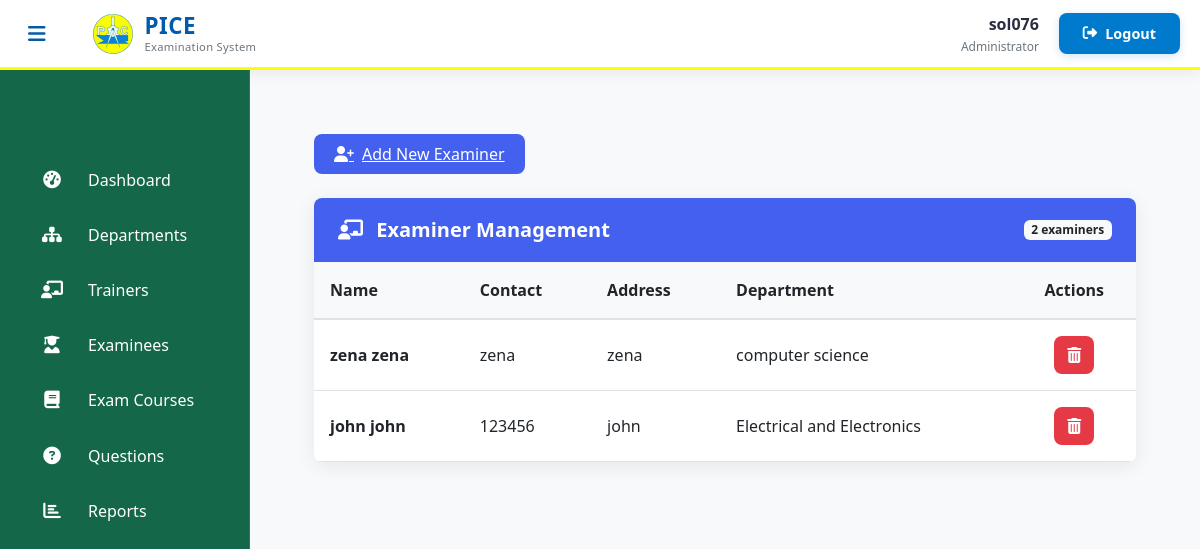
/admin-view-teacher (signed in), run on the app's committed database.
### teacher/models.py (models this page shows, shortened)
class Teacher(models.Model):
    user = models.OneToOneField(User, on_delete=models.CASCADE)
    address = models.CharField(max_length=40)
    mobile = models.CharField(max_length=20, null=False)
    status = models.BooleanField(default=True)
    salary = models.PositiveIntegerField(null=True)
    department = models.ForeignKey(
        'exam.Department',
        on_delete=models.SET_NULL,
        null=True,
        blank=False,
        related_name='teachers'
    )
    @property
    def get_name(self):
        return self.user.first_name+" "+self.user.last_name

### exam/models.py (models this page shows)
class Department(models.Model):
   department_name = models.CharField(max_length=100, unique=True)
   def __str__(self):
        return self.department_name

### exam/views.py (the view)
# urls.py: path('admin-view-teacher', views.admin_view_teacher_view,name='admin-view-teacher'),
@login_required(login_url='adminlogin')
def admin_view_teacher_view(request):
    teachers= TMODEL.Teacher.objects.all()
    return render(request,'exam/admin_view_teacher.html',{'teachers':teachers})

### templates/exam/admin_view_teacher.html (shortened to what this page needs)
{% extends 'exam/adminbase.html' %}
{% block content %}
{% load static %}
<head>
  <link href="https://cdn.jsdelivr.net/npm/bootstrap@5.3.0/dist/css/bootstrap.min.css" rel="stylesheet">
  <link rel="stylesheet" href="https://cdnjs.cloudflare.com/ajax/libs/font-awesome/6.4.0/css/all.min.css">
</head>
<div class="dashboard-container">
  <a href="{% url 'teacher:teachersignup' %}" class="add-examiner-btn">
    <i class="fas fa-user-plus"></i> Add New Examiner
  </a>
  <div class="card">
    <div class="card-header d-flex justify-content-between align-items-center">
      <h5 class="card-title"><i class="fas fa-chalkboard-teacher me-2"></i> Examiner Management</h5>
      <span class="badge bg-light text-dark">{{ teachers.count }} examiner{{ teachers.count|pluralize }}</span>
    </div>
    <div class="table-responsive">
      <table class="table table-hover align-middle">
        <thead>
          <tr>
            <th>Name</th>
            <th>Contact</th>
            <th>Address</th>
            <th>Department</th>
            <th class="text-center">Actions</th>
          </tr>
        </thead>
        <tbody>
          {% if teachers %}
            {% for t in teachers %}
              <tr>
                <td class="fw-semibold">{{ t.get_name }}</td>
                <td>{{ t.mobile }}</td>
                <td>{{ t.address|truncatechars:30 }}</td>
                <td>{{ t.department|truncatechars:30 }}</td>
                <td>
                  <div class="action-btns">
                    <a href="{% url 'delete-teacher' t.id %}" class="btn btn-delete" title="Delete">
                      <i class="fas fa-trash-alt"></i>
                    </a>
                  </div>
                </td>
              </tr>
            {% endfor %}
          {% endif %}
        </tbody>
      </table>
    </div>
  </div>
</div>
{% endblock content %}

### templates/exam/adminbase.html (shortened to what this page needs)
<!DOCTYPE html>
{% load static %}
<html lang="en" dir="ltr">
<head>
  <link href="https://cdn.jsdelivr.net/npm/bootstrap@5.3.0/dist/css/bootstrap.min.css" rel="stylesheet">
  <link rel="stylesheet" href="https://cdnjs.cloudflare.com/ajax/libs/font-awesome/6.4.0/css/all.min.css">
</head>
<body>
  <header class="admin-header">
    <div class="header-container">
      <div class="header-left">
        <button class="sidebar-toggle" id="sidebarToggle">
          <i class="fas fa-bars"></i>
        </button>
        <div class="brand-logo">
          <img src="/static/image/logo.jpg" alt="PICE Logo" class="header-logo">
          <div class="logo-text">
            <span class="logo-main">PICE</span>
            <span class="logo-sub">Examination System</span>
          </div>
        </div>
      </div>
      <div class="header-right">
        <div class="user-profile">
          <span class="username">{{user.username}}</span>
          <div class="user-role">Administrator</div>
        </div>
        <a href="/logout" class="logout-btn">
          <i class="fas fa-sign-out-alt"></i>
          <span class="logout-text">Logout</span>
        </a>
      </div>
    </div>
  </header>
  <aside class="admin-sidebar">
    <nav class="sidebar-menu">
      <div class="menu-container">
        <a href="/admin-dashboard" class="menu-item">
          <div class="menu-icon"><i class="fas fa-tachometer-alt"></i></div>
          <span class="menu-text">Dashboard</span>
        </a>
        <a href="/admin-department" class="menu-item">
          <div class="menu-icon"><i class="fas fa-sitemap"></i></div>
          <span class="menu-text">Departments</span>
        </a>
        <a href="/admin-teacher" class="menu-item">
          <div class="menu-icon"><i class="fas fa-chalkboard-teacher"></i></div>
          <span class="menu-text">Trainers</span>
        </a>
        <a href="/admin-student" class="menu-item">
          <div class="menu-icon"><i class="fas fa-user-graduate"></i></div>
          <span class="menu-text">Examinees</span>
        </a>
        <a href="/admin-course" class="menu-item">
          <div class="menu-icon"><i class="fas fa-book"></i></div>
          <span class="menu-text">Exam Courses</span>
        </a>
        <a href="/admin-question" class="menu-item">
          <div class="menu-icon"><i class="fas fa-question-circle"></i></div>
          <span class="menu-text">Questions</span>
        </a>
        <a href="/admin-report" class="menu-item">
          <div class="menu-icon"><i class="fas fa-chart-bar"></i></div>
          <span class="menu-text">Reports</span>
        </a>
      </div>
    </nav>
  </aside>
  <main class="admin-content">
    {% block content %}{% endblock content %}
  </main>
</body>
</html>

### templates/exam/adminbase.html (style rules this page uses)
:root { --yellow-primary: #FFFF00; --blue-primary: #007ACC; --blue-dark: #005BAC; --sidebar-color: #156749; --content-bg: #FFFFFF; --card-bg: #F8F9FA; --text-light: #FFFFFF; --text-dark: #2B2D42; --text-muted: #6C757D; --border-radius: 8px; --transition: all 0.3s cubic-bezier(0.25, 0.8, 0.25, 1); }
body { font-family: 'Segoe UI', system-ui, -apple-system, sans-serif; background-color: var(--content-bg); color: var(--text-dark); overflow-x: hidden; }
.admin-header { background: #FFFFFF; height: 70px; position: fixed; top: 0; left: 0; right: 0; z-index: 1000; box-shadow: 0 2px 15px rgba(0, 0, 0, 0.08); border-bottom: 3px solid #FFFF00; display: flex; align-items: center; padding: 0 20px; }
.header-container { width: 100%; display: flex; justify-content: space-between; align-items: center; }
.header-left { display: flex; align-items: center; gap: 15px; }
.header-right { display: flex; align-items: center; gap: 20px; }
.sidebar-toggle { background: none; border: none; color: #005BAC; font-size: 1.25rem; cursor: pointer; padding: 8px; border-radius: 4px; transition: all 0.3s ease; }
.brand-logo { display: flex; align-items: center; gap: 12px; }
.header-logo { height: 40px; width: 40px; object-fit: contain; border-radius: 4px; }
.logo-text { display: flex; flex-direction: column; line-height: 1.2; }
.logo-main { font-weight: 700; font-size: 1.4rem; color: #005BAC; letter-spacing: 0.5px; }
.logo-sub { font-size: 0.7rem; color: #6C757D; font-weight: 500; letter-spacing: 0.3px; }
.user-profile { text-align: right; }
.username { font-weight: 600; color: #2B2D42; display: block; }
.user-role { font-size: 0.75rem; color: #6C757D; margin-top: 2px; }
.logout-btn { background: #007ACC; color: white; border: none; padding: 8px 16px; border-radius: 4px; font-weight: 500; font-size: 0.9rem; text-decoration: none; display: flex; align-items: center; gap: 8px; transition: all 0.3s ease; }
.logout-text { display: inline-block; }
.admin-sidebar { width: 250px; height: 100vh; position: fixed; top: 70px; left: 0; background: var(--sidebar-color); color: var(--text-light); transition: var(--transition); z-index: 1020; overflow-y: auto; border-right: 1px solid rgba(255, 255, 255, 0.1); padding-top: 4rem; }
.sidebar-menu { padding: 1rem 0; }
.menu-item { display: flex; align-items: center; padding: 0.85rem 1.5rem; color: var(--text-light); text-decoration: none; transition: var(--transition); margin: 0.25rem 1rem; border-radius: var(--border-radius); font-weight: 500; transition: background 0.3s ease, transform 0.2s ease; gap: 0.75rem; }
.menu-item i { width: 24px; text-align: center; margin-right: 0.75rem; font-size: 1.1rem; }
.admin-content { margin-left: 250px; margin-top: 70px; padding: 2rem; min-height: calc(100vh - 70px); transition: var(--transition); background-color: var(--card-bg); }
.logout-btn { background: var(--blue-primary); color: white; border: none; padding: 0.6rem 1.5rem; border-radius: var(--border-radius); font-weight: 600; transition: var(--transition); display: flex; align-items: center; gap: 0.5rem; box-shadow: 0 2px 8px rgba(0, 122, 204, 0.2); }
.sidebar-toggle { background: none; border: none; color: var(--blue-dark); font-size: 1.25rem; cursor: pointer; margin-right: 1.5rem; transition: var(--transition); }

### templates/exam/admin_view_teacher.html (style rules this page uses)
:root { --primary-color: #4361ee; --primary-hover: #3a56d4; --danger-color: #e63946; --light-gray: #f8f9fa; --border-radius: 8px; }
.dashboard-container { padding: 2rem; max-width: 1200px; margin: 0 auto; }
.card { border: none; border-radius: var(--border-radius); box-shadow: 0 4px 20px rgba(0, 0, 0, 0.08); overflow: hidden; }
.card-header { background-color: var(--primary-color); color: white; padding: 1.25rem 1.5rem; border-bottom: none; }
.card-title { font-weight: 600; margin: 0; font-size: 1.25rem; }
.add-examiner-btn { background-color: var(--primary-color); color: white; padding: 0.5rem 1.25rem; border-radius: var(--border-radius); font-weight: 500; transition: all 0.3s ease; display: inline-flex; align-items: center; gap: 0.5rem; margin-bottom: 1.5rem; }
.table { margin-bottom: 0; }
.table thead th { background-color: var(--light-gray); border-bottom: 2px solid #dee2e6; font-weight: 600; padding: 1rem; }
.table tbody td { padding: 1rem; vertical-align: middle; }
.action-btns { display: flex; gap: 0.5rem; justify-content: center; }
.btn-delete { background-color: var(--danger-color); color: white; border-radius: var(--border-radius); padding: 0.375rem 0.75rem; }

### data on the page
Teacher: get_name "zena zena", mobile "zena", address "zena", department "computer science"
Teacher: get_name "john john", mobile "123456", address "john", department "Electrical and Electronics"

### other printed values
{{ user.username }} "sol076"
{{ teachers.count }} "2"
